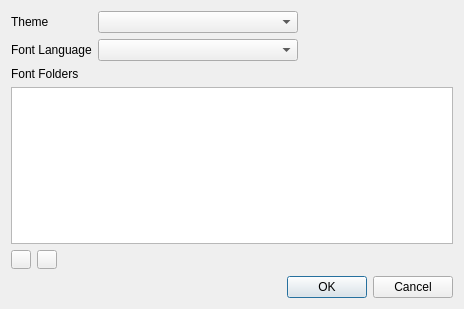
<?xml version="1.0" encoding="UTF-8"?>
<ui version="4.0">
 <class>QXPreferencesDialog</class>
 <widget class="QDialog" name="QXPreferencesDialog">
  <property name="geometry">
   <rect>
    <x>0</x>
    <y>0</y>
    <width>464</width>
    <height>309</height>
   </rect>
  </property>
  <property name="windowTitle">
   <string>Preferences</string>
  </property>
  <layout class="QVBoxLayout" name="verticalLayout">
   <item>
    <layout class="QHBoxLayout" name="horizontalLayout">
     <item>
      <layout class="QFormLayout" name="formLayout">
       <item row="0" column="0">
        <widget class="QLabel" name="label_2">
         <property name="text">
          <string>Theme</string>
         </property>
        </widget>
       </item>
       <item row="0" column="1">
        <widget class="QComboBox" name="themeCombobox">
         <property name="minimumSize">
          <size>
           <width>200</width>
           <height>0</height>
          </size>
         </property>
        </widget>
       </item>
       <item row="1" column="0">
        <widget class="QLabel" name="label_3">
         <property name="text">
          <string>Font Language</string>
         </property>
        </widget>
       </item>
       <item row="1" column="1">
        <widget class="QComboBox" name="fontLanguageCombobox">
         <property name="minimumSize">
          <size>
           <width>200</width>
           <height>0</height>
          </size>
         </property>
        </widget>
       </item>
      </layout>
     </item>
     <item>
      <spacer name="horizontalSpacer_2">
       <property name="orientation">
        <enum>Qt::Horizontal</enum>
       </property>
       <property name="sizeHint" stdset="0">
        <size>
         <width>40</width>
         <height>20</height>
        </size>
       </property>
      </spacer>
     </item>
    </layout>
   </item>
   <item>
    <widget class="QLabel" name="label">
     <property name="text">
      <string>Font Folders</string>
     </property>
    </widget>
   </item>
   <item>
    <layout class="QGridLayout" name="gridLayout">
     <item row="1" column="0">
      <widget class="QToolButton" name="addFontFolderButton">
       <property name="text">
        <string/>
       </property>
       <property name="icon">
        <iconset resource="QXApplication.qrc">
         <normaloff>:/images/plus.png</normaloff>:/images/plus.png</iconset>
       </property>
       <property name="iconSize">
        <size>
         <width>12</width>
         <height>12</height>
        </size>
       </property>
      </widget>
     </item>
     <item row="1" column="1">
      <widget class="QToolButton" name="removeFontFolderButton">
       <property name="text">
        <string/>
       </property>
       <property name="icon">
        <iconset resource="QXApplication.qrc">
         <normaloff>:/images/minus.png</normaloff>:/images/minus.png</iconset>
       </property>
       <property name="iconSize">
        <size>
         <width>12</width>
         <height>12</height>
        </size>
       </property>
      </widget>
     </item>
     <item row="1" column="2">
      <spacer name="horizontalSpacer">
       <property name="orientation">
        <enum>Qt::Horizontal</enum>
       </property>
       <property name="sizeHint" stdset="0">
        <size>
         <width>178</width>
         <height>20</height>
        </size>
       </property>
      </spacer>
     </item>
     <item row="0" column="0" colspan="3">
      <widget class="QListWidget" name="fontFolderListWidget"/>
     </item>
    </layout>
   </item>
   <item>
    <widget class="QDialogButtonBox" name="buttonBox">
     <property name="orientation">
      <enum>Qt::Horizontal</enum>
     </property>
     <property name="standardButtons">
      <set>QDialogButtonBox::Cancel|QDialogButtonBox::Ok</set>
     </property>
    </widget>
   </item>
  </layout>
 </widget>
 <resources>
  <include location="QXApplication.qrc"/>
 </resources>
 <connections>
  <connection>
   <sender>buttonBox</sender>
   <signal>accepted()</signal>
   <receiver>QXPreferencesDialog</receiver>
   <slot>accept()</slot>
   <hints>
    <hint type="sourcelabel">
     <x>248</x>
     <y>254</y>
    </hint>
    <hint type="destinationlabel">
     <x>157</x>
     <y>274</y>
    </hint>
   </hints>
  </connection>
  <connection>
   <sender>buttonBox</sender>
   <signal>rejected()</signal>
   <receiver>QXPreferencesDialog</receiver>
   <slot>reject()</slot>
   <hints>
    <hint type="sourcelabel">
     <x>316</x>
     <y>260</y>
    </hint>
    <hint type="destinationlabel">
     <x>286</x>
     <y>274</y>
    </hint>
   </hints>
  </connection>
 </connections>
</ui>
